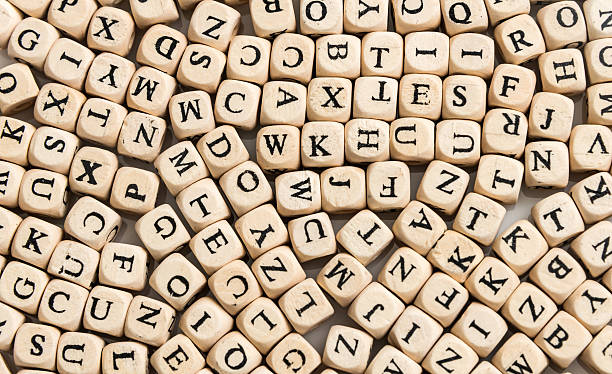
#> input picture images/letters.jpg, 612 x 374 px, found by its file name
$ python Canny.py
#> lines starting #> are read from the running program, lines starting #| are printed output that depends on the picture
import cv2
import numpy as np

image_path = "images\letters.jpg"
image = cv2.imread(image_path, 0)
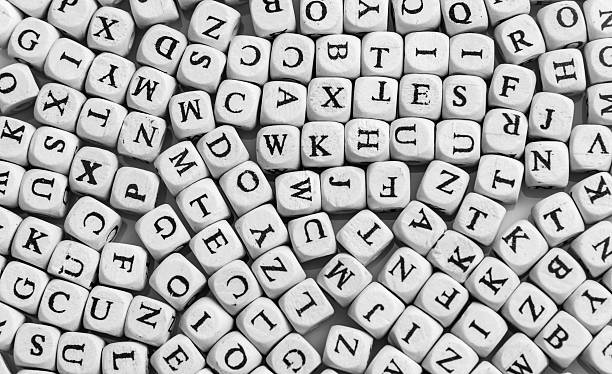
#> image: shape (374, 612); min 0, max 255, mean 174.2
cv2.imshow("original image", image)
cv2.waitKey()

image_canny = cv2.Canny(image, 100, 200)
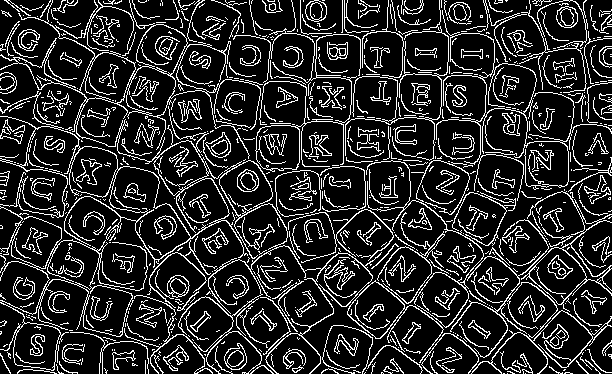
#> image_canny: shape (374, 612); 16.6% white in thin lines or dots
cv2.imshow("Canny", image_canny)
cv2.waitKey()

$ run again, with images/CT.JPG copied over images/letters.jpg
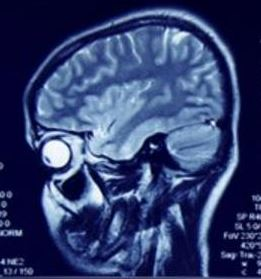
#> input picture images/CT.JPG, 261 x 279 px, found by its file name
#> `image = cv2.imread(image_path, 0)`:
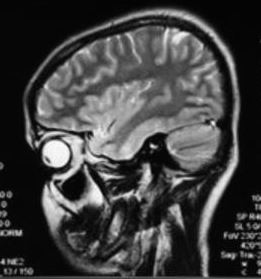
#> image: shape (279, 261); min 0, max 255, mean 65.5
#> `image_canny = cv2.Canny(image, 100, 200)`:
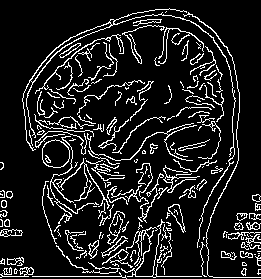
#> image_canny: shape (279, 261); 12.3% white in thin lines or dots
